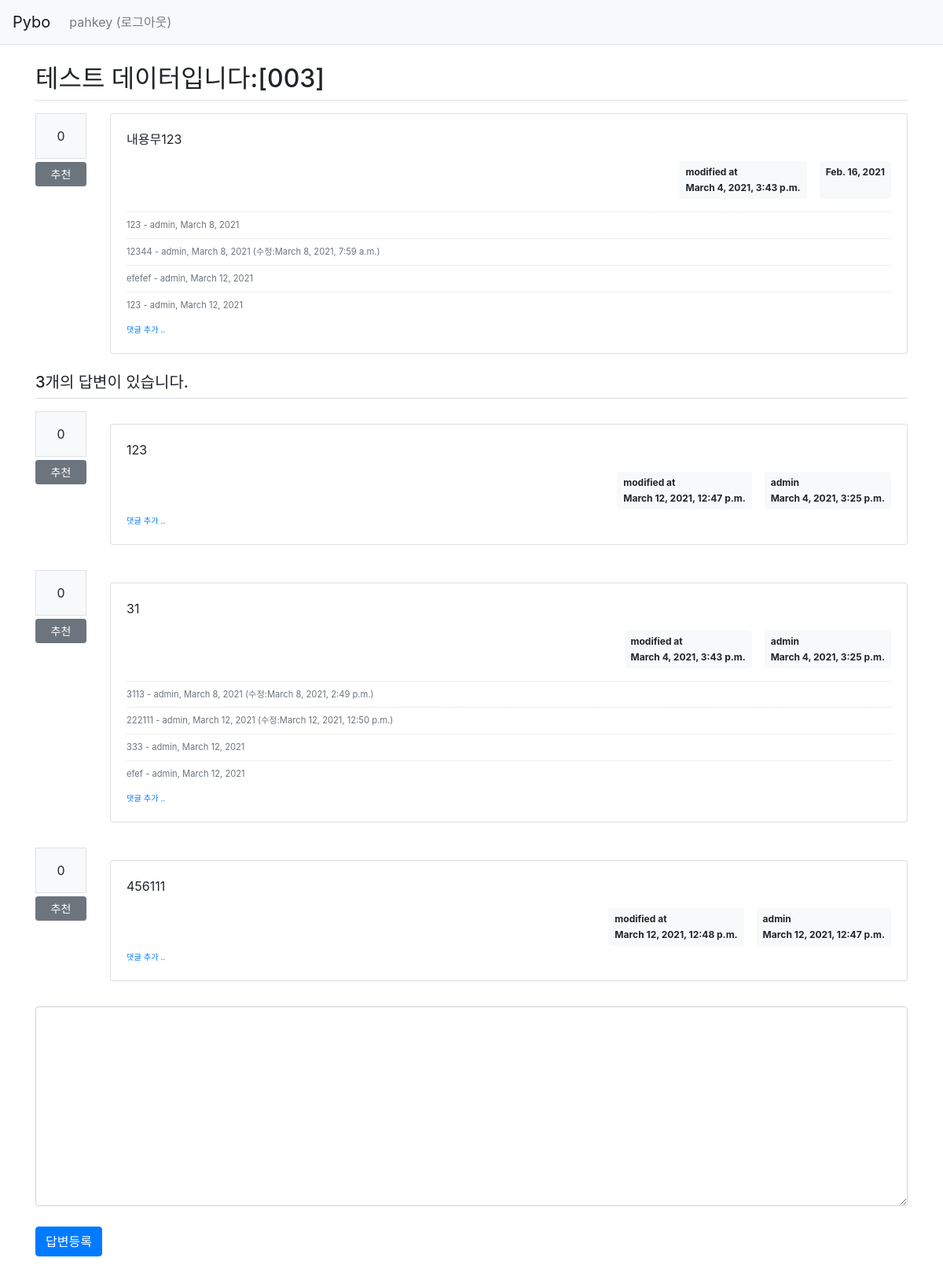
Screenshot of /pybo/11/ (signed in) with the database file from the repository.
### pybo/models.py (models this page shows, shortened)
class Question(models.Model):
  author = models.ForeignKey(User, on_delete=models.CASCADE, related_name='author_question')
  subject = models.CharField(max_length=200)
  content = models.TextField()
  create_date = models.DateField()
  modify_date = models.DateTimeField(null=True, blank=True)
  voter = models.ManyToManyField(User, related_name='voter_question')

class Comment(models.Model):
  author = models.ForeignKey(User, on_delete=models.CASCADE)
  content = models.TextField()
  create_date = models.DateField()
  modify_date = models.DateTimeField(null=True, blank=True)
  question = models.ForeignKey(Question, null=True, blank=True, on_delete=models.CASCADE)
  answer = models.ForeignKey(Answer, null=True, blank=True, on_delete=models.CASCADE)

class Answer(models.Model):
  author = models.ForeignKey(User, on_delete=models.CASCADE, related_name='author_answer')
  question = models.ForeignKey(Question, on_delete=models.CASCADE)
  content = models.TextField()
  create_date = models.DateTimeField()
  modify_date = models.DateTimeField(null=True, blank=True)
  voter = models.ManyToManyField(User, related_name='voter_answer')

### pybo/views/base_views.py (the view)
# urls.py: path('<int:question_id>/', base_views.detail, name='detail'),
def detail(request, question_id):
  question = get_object_or_404(Question, pk=question_id)
  context = { 'question': question }
  return render(request, 'pybo/question_detail.html', context)

### pybo/templatetags/pybo_filter.py (called while the page is built)
@register.filter()
def mark(value):
    extensions = ["nl2br", "fenced_code"]
    return mark_safe(markdown.markdown(value, extensions=extensions))

### templates/pybo/question_detail.html (shortened to what this page needs)
{% extends 'base.html' %}
{% load pybo_filter %}
{% block content %}
<div class="container my-3">
    <h2 class="border-bottom py-2">{{ question.subject }}</h2>
    <div class="row my-3">
        <div class="col-1">
            <div class="bg-light text-center p-3 border font-weight-bolder mb-1">{{question.voter.count}}</div>
            <a href="{% url 'pybo:vote_question' question.id %}"
               class="recommend btn btn-sm btn-secondary btn-block my-1">추천</a>
        </div>
        <div class="col-11">
            <div class="card">
                <div class="card-body">
                    <div class="card-text" style="white-space: pre-line;">{{ question.content|mark }}</div>
                    <div class="d-flex justify-content-end">
                        {% if question.modify_date %}
                        <div class="badge badge-light p-2 text-left mx-3">
                            <div class="mb-2">modified at</div>
                            <div>{{ question.modify_date }}</div>
                        </div>
                        {% endif %}
                        <div class="badge badge-light p-2">
                            {{ question.create_date }}
                        </div>
                    </div>
                    {% if question.comment_set.count > 0 %}
                    <div class="mt-3">
                    {% for comment in question.comment_set.all %}
                        <div class="comment py-2 text-muted">
                            <span style="white-space: pre-line;">{{ comment.content }}</span>
                            <span>
                                - {{ comment.author }}, {{ comment.create_date }}
                                {% if comment.modify_date %}
                                (수정:{{ comment.modify_date }})
                                {% endif %}
                            </span>
                        </div>
                    {% endfor %}
                    </div>
                    {% endif %}
                    <div>
                        <a href="{% url 'pybo:comment_create_question' question.id  %}"
                        class="small"><small>댓글 추가 ..</small></a>
                    </div>
                </div>
            </div>
        </div>
    </div>
    <h5 class="border-bottom my-3 py-2">{{question.answer_set.count}}개의 답변이 있습니다.</h5>
    {% for answer in question.answer_set.all %}
    <div class="row my-3">
        <div class="col-1">
            <div class="bg-light text-center p-3 border font-weight-bolder mb-1">{{answer.voter.count}}</div>
            <a href="{% url 'pybo:vote_answer' answer.id  %}"
                class="recommend btn btn-sm btn-secondary btn-block my-1">추천</a>
        </div>
        <div class="col-11">
            <div class="card my-3">
                <div class="card-body">
                    <div class="card-text" style="white-space: pre-line;">{{ answer.content|mark }}</div>
                    <div class="d-flex justify-content-end">
                        {% if answer.modify_date %}
                        <div class="badge badge-light p-2 text-left mx-3">
                            <div class="mb-2">modified at</div>
                            <div>{{ answer.modify_date }}</div>
                        </div>
                        {% endif %}
                        <div class="badge badge-light p-2 text-left">
                            <div class="mb-2">{{ answer.author.username }}</div>
                            <div>
                                {{ answer.create_date }}
                            </div>
                        </div>
                    </div>
                    {% if answer.comment_set.count > 0 %}
                    <div class="mt-3">
                    {% for comment in answer.comment_set.all %}
                        <div class="comment py-2 text-muted">
                            <span style="white-space: pre-line;">{{ comment.content }}</span>
                            <span>
                                - {{ comment.author }}, {{ comment.create_date }}
                                {% if comment.modify_date %}
                                (수정:{{ comment.modify_date }})
                                {% endif %}
                            </span>
                        </div>
                    {% endfor %}
                    </div>
                    {% endif %}
                    <div>
                        <a href="{% url 'pybo:comment_create_answer' answer.id  %}"
                        class="small"><small>댓글 추가 ..</small></a>
                    </div>
                </div>
            </div>
        </div>
    </div>
    {% endfor %}
    <form action="{% url 'pybo:answer_create' question.id %}" method="post" class="my-3">
        <div class="form-group">
            <textarea {% if not user.is_authenticated %}disabled{% endif %} name="content" id="content" class="form-control" rows="10"></textarea>
        </div>
        <input type="submit" value="답변등록" class="btn btn-primary">
    </form>
</div>
{% endblock %}

### templates/navbar.html (shortened to what this page needs)
<nav class="navbar navbar-expand-lg navbar-light bg-light border-bottom">
  <a class="navbar-brand" href="{% url 'pybo:index' %}">Pybo</a>
  <div class="collapse navbar-collapse flex-grow-0" id="navbarNav">
    <ul class="navbar-nav">
      <li class="nav-item ">
        {% if user.is_authenticated %}
          <a class="nav-link" href="{% url 'common:logout' %}">{{ user.username }} (로그아웃)</a>
        {% else %}
          <a class="nav-link" href="{% url 'common:login' %}">로그인</a>
        {% endif %}
      </li>
    </ul>
  </div>
</nav>

### static/style.css (style rules this page uses)
textarea { width: 100% !important; }
input[type=submit] { margin-top: 10px !important; }
.comment { border-top: dotted 1px #ddd; font-size: 0.7em; }

### rows the page displays
Question: subject "테스트 데이터입니다:[003]", voter.count "0", content|mark "내용무123", modify_date "March 4, 2021, 3:43 p.m.", create_date "Feb. 16, 2021", answer_set.count "3"
Comment: content "123", author "admin", create_date "March 8, 2021"
Comment: content "12344", author "admin", create_date "March 8, 2021", modify_date "March 8, 2021, 7:59 a.m."
Comment: content "efefef", author "admin", create_date "March 12, 2021"
Comment: content "123", author "admin", create_date "March 12, 2021"
Answer: voter.count "0", content|mark "123", modify_date "March 12, 2021, 12:47 p.m.", author.username "admin", create_date "March 4, 2021, 3:25 p.m."
Answer: voter.count "0", content|mark "31", modify_date "March 4, 2021, 3:43 p.m.", author.username "admin", create_date "March 4, 2021, 3:25 p.m."
Comment: content "3113", author "admin", create_date "March 8, 2021", modify_date "March 8, 2021, 2:49 p.m."
Comment: content "222111", author "admin", create_date "March 12, 2021", modify_date "March 12, 2021, 12:50 p.m."
Comment: content "333", author "admin", create_date "March 12, 2021"
Comment: content "efef", author "admin", create_date "March 12, 2021"
Answer: voter.count "0", content|mark "456111", modify_date "March 12, 2021, 12:48 p.m.", author.username "admin", create_date "March 12, 2021, 12:47 p.m."

### other values shown
{{ user.username }} "pahkey"
